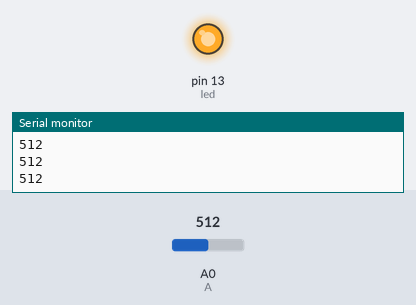
Simulated run of this sketch. Board: Arduino Uno, built with avr-gcc and run on an emulated ATmega328P. Parts: output pins drawn as LEDs (lit = HIGH), the last lines printed to the serial monitor. The test bench sets the inputs (shaded band); at power-on: A0 (A) = 512.

Above: at 1.2 s.
1.3 s: A0 (A) set to 710
At 1.6 s:
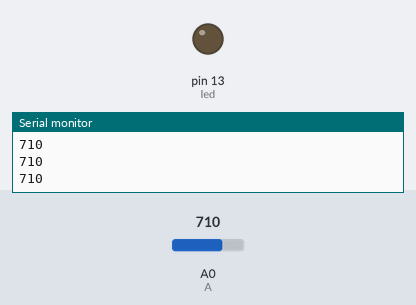
2.8 s: A0 (A) set to 687
At 3.5 s:
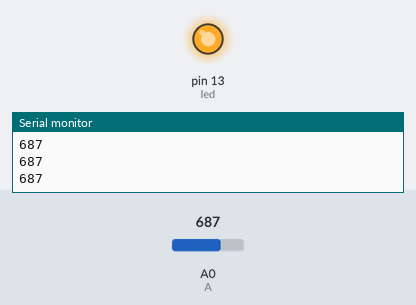
4.3 s: A0 (A) set to 716
At 5.1 s:
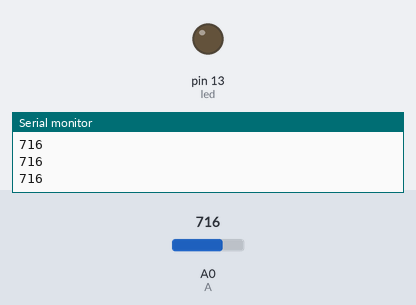
5.8 s: A0 (A) set to 690
At 7.0 s:
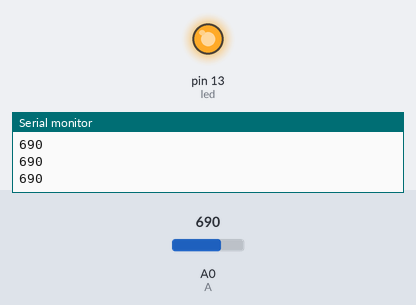
Timing chart, 0 to 8.3 s (numbered marks = the images above; inputs shaded):
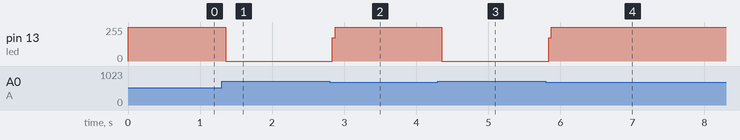

Measured:
- the behaviour switches between 700 and 699 on A0 (A) (found by bisection; images 1 and 2)
- after the input at 1.3 s, pin 13 (led): 255/255 → 0/255 after 0.06 s
- after the input at 2.8 s, pin 13 (led): 0/255 → 255/255 at once
- after the input at 4.3 s, pin 13 (led): 255/255 → 0/255 after 0.06 s
- after the input at 5.8 s, pin 13 (led): 0/255 → 255/255 at once

The sketch:

Potentiometer.ino
```cpp
// Led Brightness control using potentiometer

int led = 13; // initialize digital pin
int A = A0;

// the setup function runs once when you press reset or power the board
void setup() {
  // initialize digital pin led as an output.
  pinMode(led, OUTPUT);
   // initialize serial communication at 9600 bits per second:
  Serial.begin(9600);
}

// the loop function runs over and over again forever
void loop() {

   int val = analogRead(A); // Read the Input from IR Sensor
   Serial.println(val);  // print value on serial moniter

   if(val > 700){
    analogWrite(led, 255);
   }

   if( val > 500 && val < 700){
    analogWrite(led, 128);
   }
   else{
      analogWrite(led, 0);
   }
}
```
